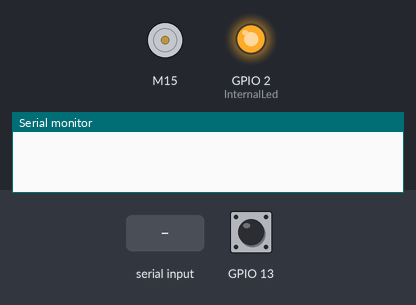
The program below on a simulated ESP8266 (NodeMCU). On the bench: DC motor (green arrow = forward, orange = backward, longer = faster), output pins drawn as LEDs (lit = HIGH), the last lines printed to the serial monitor. Inputs (shaded band) come from the test bench; at power-on: GPIO 13 HIGH.

Above: at 1.2 s.
1.3 s: "START\n" received over Serial
At 1.35 s:
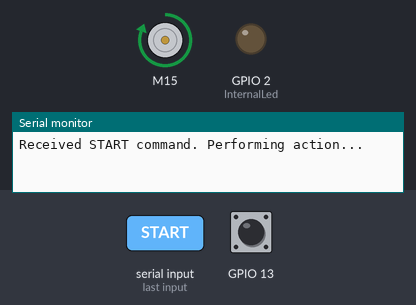
At 2.6 s:
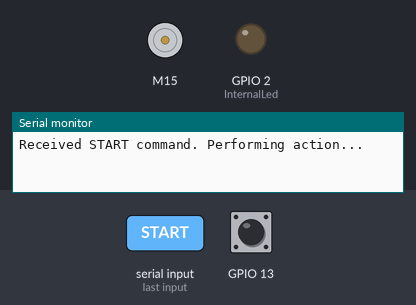
2.9 s: "STOP\n" received over Serial
At 3.4 s:
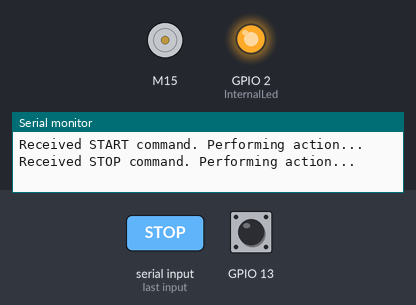
Timing chart, 0 to 5.9 s (numbered marks = the images above; inputs shaded):
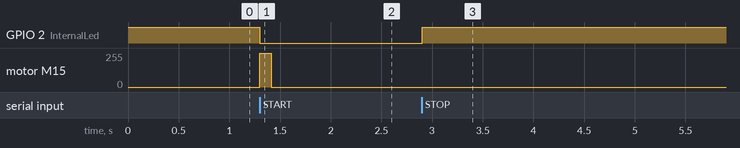

The program:

main.cpp
```cpp
#include <L298N.h>
#include <LM393SpeedSensor.h>

// Motor Pins
#define ENA 14
#define IN1 15
#define IN2 12

// Speed Sensor Pin
#define speedSensorSignal 13

// Internal LED Pin
#define InternalLed 2

// Variables
int slots = 14;
float kp = 1.6;
int standing = 0;
int lastspeed = 0;
float desiredSpeed = 0;
float Speed = 0;
float previousError = 0;
float kd = 1.1;

// int printCounter = 0;

bool started = false;
bool turned = false;
bool forward = true;

// Objects
L298N motor(ENA, IN1, IN2);
LM393SpeedSensor speedSensor(speedSensorSignal);

void holdSpeed()
{
	float currentSpeed = speedSensor.rps;
	if (currentSpeed < 5000)
	{
		float error = desiredSpeed - currentSpeed / 10;
		float derivative = error - previousError;
		float output = desiredSpeed / 2 + error * kp + derivative * kd;
		// 255 = 50 + (35 - 0 / 10) * 10

		// if (printCounter == 10)
		// {
		// 	Serial.print("CS: ");
		// 	Serial.println(currentSpeed);
		// 	printCounter = 0;
		// 	Serial.print("Out: ");
		// 	Serial.println(output);
		// 	Serial.print("D: ");
		// 	Serial.println(derivative * kd);
		// }
		// else
		// {
		// 	printCounter++;
		// }

		// PWM limit
		if (output < 0)
		{
			output = 0;
		}
		else if (output > 255)
		{
			output = 255;
		}

		motor.setSpeed(output);

		motor.forward();

		previousError = error;
	}
}

void setup()
{
	Serial.begin(921600);
	pinMode(InternalLed, OUTPUT);
	digitalWrite(InternalLed, HIGH);
}

void loop()
{
	// Wait for the "START" command
	if (!started)
	{
		if (Serial.available() > 0)
		{
			String command = Serial.readStringUntil('\n');
			if (command == "START")
			{
				Serial.println("Received START command. Performing action...");
				digitalWrite(InternalLed, LOW);
				motor.setSpeed(255);
				motor.forward();
				delay(100);
				speedSensor.begin();
				turned = false;
				started = true;
			}
			// Identity response
			else if (command == "IDENT")
			{
				Serial.println("HoldSpeed");
			}
			// heartbeat response
			else if (command == "H")
			{
				Serial.println("HB");
			}

			delay(10);
		}
	}

	if (started)
	{
		// command checker
		if (Serial.available() > 0)
		{
			String command = Serial.readStringUntil('\n');

			// check for stop command
			if (command == "STOP")
			{
				Serial.println("Received STOP command. Performing action...");

				// try to brake the motor
				if (desiredSpeed > 160)
				{
					motor.setSpeed(255);
					motor.backward();
					delay(500);
				}
				motor.setSpeed(0);
				motor.backward();

				digitalWrite(InternalLed, HIGH);
				speedSensor.reset();
				started = false;
			}
			// check for speed command
			else if (command.startsWith("SPEED"))
			{
				int numberStart = 5;
				int numberLength = command.length();
				String numberStr = command.substring(numberStart, numberLength);
				Speed = numberStr.toInt();
				if (Speed < 0)
				{
					forward = false;
				}
				else
				{
					forward = true;
				}

				desiredSpeed = Speed;

				Serial.print("Received SPEED: ");
				Serial.println(desiredSpeed);
			}
			// check for KP command
			else if (command.startsWith("KP"))
			{
				int numberStart = 2;
				int numberLength = command.length();
				String numberStr = command.substring(numberStart, numberLength);
				kp = numberStr.toFloat();

				Serial.print("Received KP: ");
				Serial.println(kp);
			}
			// check for KD command
			else if (command.startsWith("KD"))
			{
				int numberStart = 2;
				int numberLength = command.length();
				String numberStr = command.substring(numberStart, numberLength);
				kd = numberStr.toFloat();

				Serial.print("Received KD: ");
				Serial.println(kd);
			}
			// heartbeat response
			else if (command == "H")
			{
				Serial.println("HB");
			}
		}

		if (started)
		{
			holdSpeed();
		}

		delay(5);
	}
}
```

LM393SpeedSensor.cpp
```cpp
#include "LM393SpeedSensor.h"

// Initialize the static pointer
LM393SpeedSensor *LM393SpeedSensor::instance = nullptr;

LM393SpeedSensor::LM393SpeedSensor(int sensorPin)
{
    this->sensorPin = sensorPin;
    pulseCount = 0;
    prevTime = 0;

    // Set the static pointer to this instance
    instance = this;
}

void LM393SpeedSensor::begin()
{
    pinMode(sensorPin, INPUT_PULLUP);
    attachInterrupt(digitalPinToInterrupt(sensorPin), updatePulseCount, FALLING);
    attachInterrupt(digitalPinToInterrupt(sensorPin), updatePulseCount, RISING);
}

void LM393SpeedSensor::reset()
{
    instance->rps = 0;
}

void LM393SpeedSensor::getRPM()
{
    unsigned long currentTime = millis();
    float delayTime = currentTime - prevTime;

    if (delayTime >= 0)
    {
        // Calculate RPM using the formula: RPM = (60 / T) * 1000
        // T is the time taken for one revolution in milliseconds
        // In this case, T = delayTime
        // The factor of 30 is used to account for the number of teeth on the gear
        instance->rps = (15 / delayTime * 1000);
        prevTime = currentTime;
    }
}

// Define the static member function
void ICACHE_RAM_ATTR LM393SpeedSensor::updatePulseCount()
{
    if (instance)
    {
        instance->getRPM(); // Calculate RPM when the interrupt is triggered
    }
}
```

LM393SpeedSensor.h
```cpp
#ifndef LM393SPEEDSENSOR_H
#define LM393SPEEDSENSOR_H

#include <Arduino.h>

class LM393SpeedSensor {
public:
    LM393SpeedSensor(int sensorPin);

    void begin();
    void reset();
    unsigned long rps;

private:
    int sensorPin;
    volatile unsigned long pulseCount;
    unsigned long prevTime;

    // Declare the static member function
    static void ICACHE_RAM_ATTR updatePulseCount();

    void getRPM();
    static void updateRPM();

    // Static pointer to an instance of the class
    static LM393SpeedSensor* instance;
};

#endif
```

Measured:
- after the input at 1.3 s, GPIO 2 (InternalLed): HIGH → LOW at once; motor M15: stopped → forward 255/255 at once, → stopped 0.11 s later
- after the input at 2.9 s, GPIO 2 (InternalLed): LOW → HIGH at once
